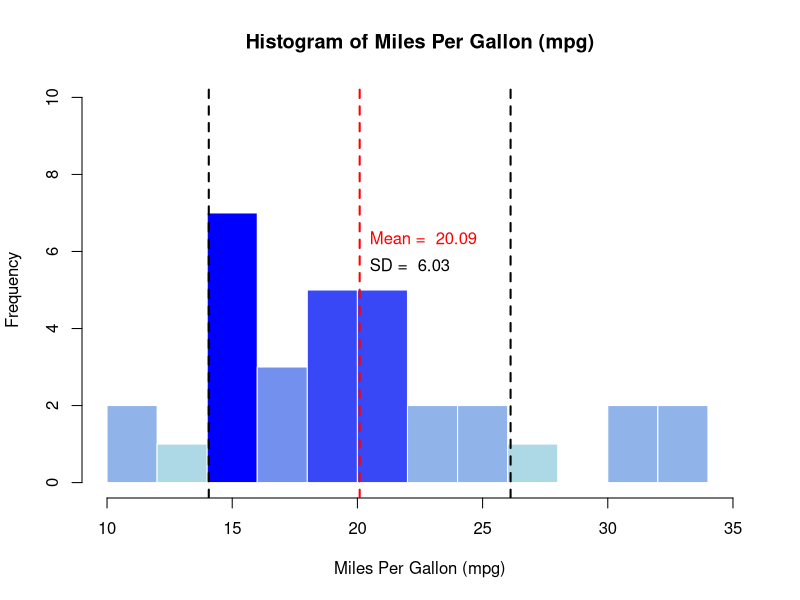

The R source for this figure:
data(mtcars)

hist_data <- hist(mtcars$mpg, breaks = 10, plot = FALSE)
color <- colorRampPalette(c("lightblue", "blue"))(max(hist_data$counts))
bin_col <- color[hist_data$counts]

hist(mtcars$mpg, 
     main = "Histogram of Miles Per Gallon (mpg)",
     xlab = "Miles Per Gallon (mpg)", 
     ylab = "Frequency",
     breaks = 10, 
     col = bin_col, 
     xlim = c(10,35),
     ylim = c(0,10),
     border = "white")

mean_mpg <- mean(mtcars$mpg)
sd_mpg <- sd(mtcars$mpg)

abline(v = mean_mpg, col="red", lwd = 2, lty = 2 )
abline(v = c(mean_mpg + sd_mpg, mean_mpg-sd_mpg), col = "black", lwd= 2, lty = 2)

text(mean_mpg, max(hist_data$counts)*0.9, paste("Mean = ", round(mean_mpg, 2)), col = "red", pos = 4)
text(mean_mpg, max(hist_data$counts)*0.8, paste("SD = ", round(sd_mpg, 2)), col = "black", pos = 4)